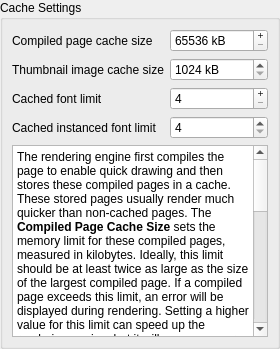
       <widget class="QWidget" name="cachePage">
        <layout class="QVBoxLayout" name="verticalLayout_3">
         <property name="leftMargin">
          <number>0</number>
         </property>
         <property name="topMargin">
          <number>0</number>
         </property>
         <property name="rightMargin">
          <number>0</number>
         </property>
         <property name="bottomMargin">
          <number>0</number>
         </property>
         <item>
          <widget class="QGroupBox" name="cacheGroupBox">
           <property name="title">
            <string>Cache Settings</string>
           </property>
           <layout class="QVBoxLayout" name="cacheGroupBoxLayout" stretch="0,1">
            <item>
             <layout class="QGridLayout" name="cacheSettingsGridLayout">
              <item row="1" column="0">
               <widget class="QLabel" name="thumbnailCacheSizeLabel">
                <property name="text">
                 <string>Thumbnail image cache size</string>
                </property>
               </widget>
              </item>
              <item row="2" column="0">
               <widget class="QLabel" name="cachedFontLabel">
                <property name="text">
                 <string>Cached font limit</string>
                </property>
               </widget>
              </item>
              <item row="2" column="1">
               <widget class="QSpinBox" name="cachedFontLimitEdit">
                <property name="buttonSymbols">
                 <enum>QAbstractSpinBox::ButtonSymbols::PlusMinus</enum>
                </property>
                <property name="minimum">
                 <number>4</number>
                </property>
                <property name="maximum">
                 <number>256</number>
                </property>
               </widget>
              </item>
              <item row="0" column="1">
               <widget class="QSpinBox" name="compiledPageCacheSizeEdit">
                <property name="buttonSymbols">
                 <enum>QAbstractSpinBox::ButtonSymbols::PlusMinus</enum>
                </property>
                <property name="suffix">
                 <string> kB</string>
                </property>
                <property name="minimum">
                 <number>65536</number>
                </property>
                <property name="maximum">
                 <number>1048576</number>
                </property>
                <property name="singleStep">
                 <number>1024</number>
                </property>
               </widget>
              </item>
              <item row="0" column="0">
               <widget class="QLabel" name="compiledPageCacheLabel">
                <property name="text">
                 <string>Compiled page cache size</string>
                </property>
               </widget>
              </item>
              <item row="1" column="1">
               <widget class="QSpinBox" name="thumbnailCacheSizeEdit">
                <property name="suffix">
                 <string> kB</string>
                </property>
                <property name="minimum">
                 <number>1024</number>
                </property>
                <property name="maximum">
                 <number>65536</number>
                </property>
                <property name="singleStep">
                 <number>1024</number>
                </property>
               </widget>
              </item>
              <item row="3" column="0">
               <widget class="QLabel" name="cachedInstancedFontLimitLabel">
                <property name="text">
                 <string>Cached instanced font limit</string>
                </property>
               </widget>
              </item>
              <item row="3" column="1">
               <widget class="QSpinBox" name="cachedInstancedFontLimitEdit">
                <property name="minimum">
                 <number>4</number>
                </property>
                <property name="maximum">
                 <number>256</number>
                </property>
               </widget>
              </item>
             </layout>
            </item>
            <item>
             <widget class="QTextBrowser" name="cacheHelpTextBrowser">
              <property name="html">
               <string>&lt;!DOCTYPE HTML PUBLIC &quot;-//W3C//DTD HTML 4.0//EN&quot; &quot;http://www.w3.org/TR/REC-html40/strict.dtd&quot;&gt;
&lt;html&gt;&lt;head&gt;&lt;meta name=&quot;qrichtext&quot; content=&quot;1&quot; /&gt;&lt;meta charset=&quot;utf-8&quot; /&gt;&lt;style type=&quot;text/css&quot;&gt;
p, li { white-space: pre-wrap; }
hr { height: 1px; border-width: 0; }
li.unchecked::marker { content: &quot;\2610&quot;; }
li.checked::marker { content: &quot;\2612&quot;; }
&lt;/style&gt;&lt;/head&gt;&lt;body style=&quot; font-family:'Segoe UI'; font-size:9pt; font-weight:400; font-style:normal;&quot;&gt;
&lt;p style=&quot; margin-top:12px; margin-bottom:12px; margin-left:0px; margin-right:0px; -qt-block-indent:0; text-indent:0px;&quot;&gt;The rendering engine first compiles the page to enable quick drawing and then stores these compiled pages in a cache. These stored pages usually render much quicker than non-cached pages. The &lt;span style=&quot; font-weight:600;&quot;&gt;Compiled Page Cache Size&lt;/span&gt; sets the memory limit for these compiled pages, measured in kilobytes. Ideally, this limit should be at least twice as large as the size of the largest compiled page. If a compiled page exceeds this limit, an error will be displayed during rendering. Setting a higher value for this limit can speed up the rendering engine, but it will consume more operating memory. &lt;/p&gt;
&lt;p style=&quot; margin-top:12px; margin-bottom:12px; margin-left:0px; margin-right:0px; -qt-block-indent:0; text-indent:0px;&quot;&gt;There is also a cache for thumbnail images. The &lt;span style=&quot; font-weight:600;&quot;&gt;Thumbnail Image Cache Size&lt;/span&gt; determines the memory space allocated for these images. This value should be set large enough to accommodate all thumbnail images on the screen. The larger this value is, the quicker thumbnails will display, but at the cost of consuming more operating memory. Please note that thumbnails are stored as bitmaps for rapid drawing, not as precompiled pages. &lt;/p&gt;
&lt;p style=&quot; margin-top:12px; margin-bottom:12px; margin-left:0px; margin-right:0px; -qt-block-indent:0; text-indent:0px;&quot;&gt;During rendering, fonts are cached as well. There are two levels of cache for fonts: one for general fonts and one for instance-specific fonts (fonts at a specific size). The &lt;span style=&quot; font-weight:600;&quot;&gt;Cached Font Limit&lt;/span&gt; sets the maximum number of fonts that can be stored in the cache. The &lt;span style=&quot; font-weight:600;&quot;&gt;Instanced Font Cache Limit&lt;/span&gt; sets the maximum number of instance-specific fonts that can be stored. If these cache limits are exceeded, fonts are removed from the cache. However, this only happens when no operation in another thread (like compiling pages) is being performed to avoid race conditions. &lt;/p&gt;&lt;/body&gt;&lt;/html&gt;</string>
              </property>
             </widget>
            </item>
           </layout>
          </widget>
         </item>
        </layout>
       </widget>
